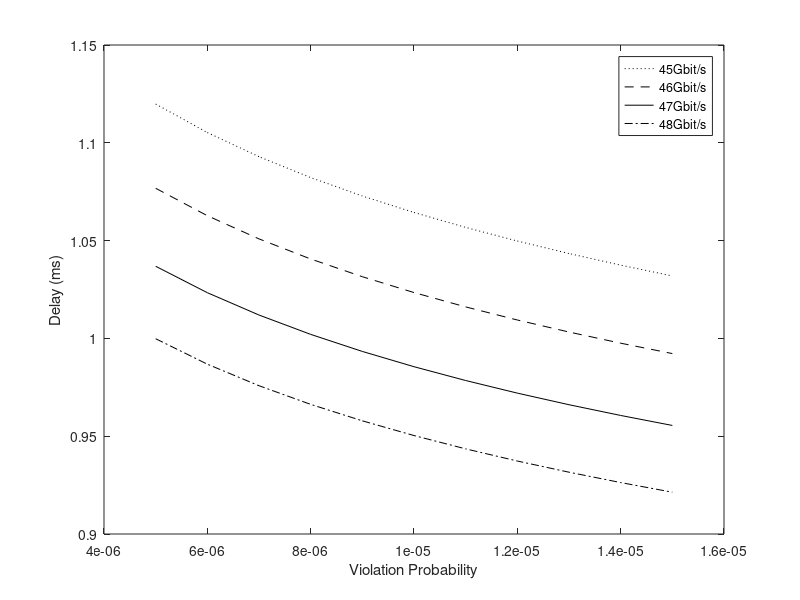

This figure's MATLAB source:
%start to build a delay and violation probability relastionship figure.

%C = [40,45,50]; %kbit/ms
lambda = 20; %Gbit/ms
n = 5;
b = 3;
epsilon = 0.000005:0.000001:0.000015;
a = 1;
reliability = ((n+1)*a)./epsilon;
%print the 1st time.
c = 45;
d = ((n+1) / (b*(c-lambda))) * log(reliability);
plot(epsilon, d, ':k');
hold on;
%print the 2nd time.
c = 46;
d = ((n+1) / (b*(c-lambda))) * log(reliability);
plot(epsilon, d, '--k');
hold on;
%print the 3rd time.
c = 47;
d = ((n+1) / (b*(c-lambda))) * log(reliability);
plot(epsilon, d, '-k');
%print the 3rd time.
c = 48;
d = ((n+1) / (b*(c-lambda))) * log(reliability);
plot(epsilon, d, '-.k');

xlabel('Violation Probability');
ylabel('Delay (ms)');
legend('45Gbit/s', '46Gbit/s', '47Gbit/s', '48Gbit/s','Location', 'northeast');






